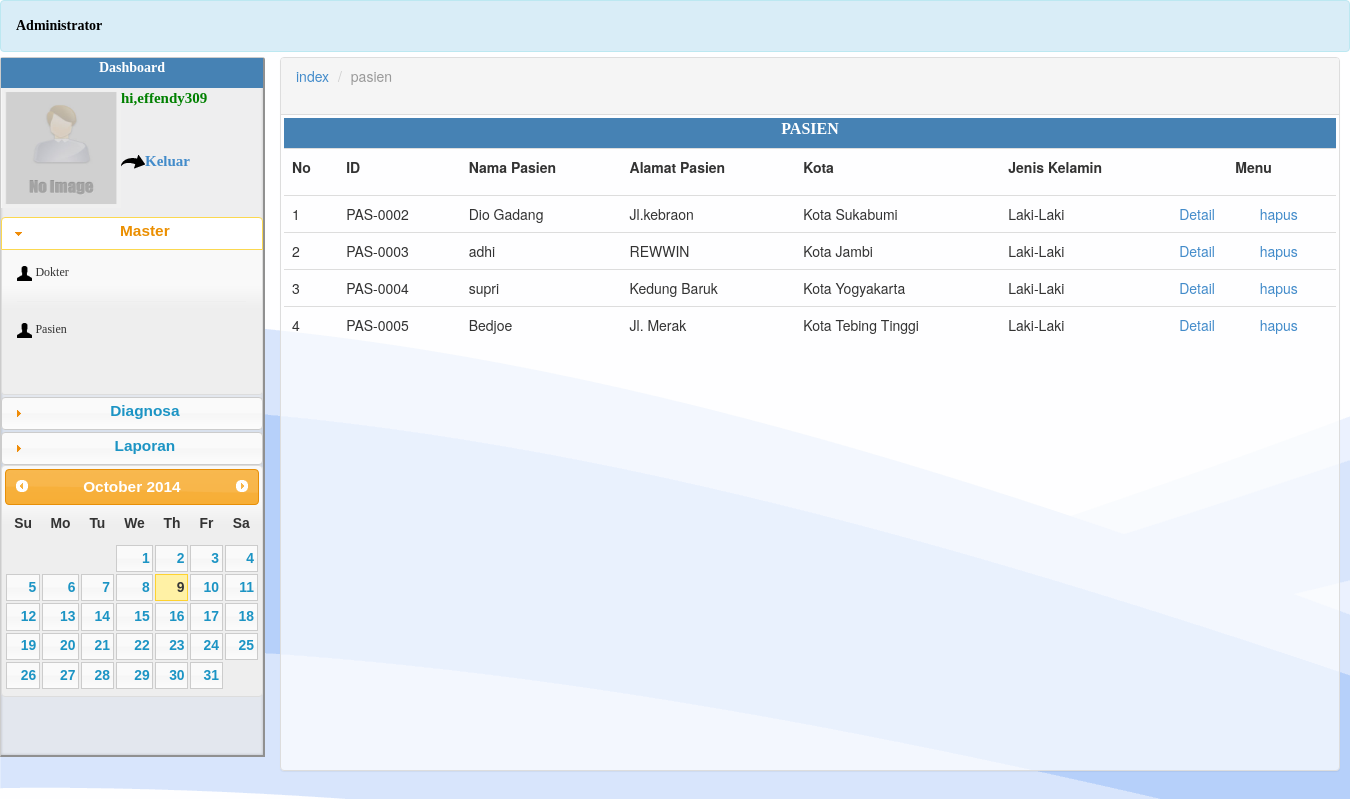
The page /Admin/lihat_pasien.php (signed in) on the database its author committed.
### tables this page shows
CREATE TABLE IF NOT EXISTS `pasein` (
  `ID_PASIEN` varchar(20) NOT NULL,
  `ID_KOTA` int(11) DEFAULT NULL,
  `USER` varchar(150) DEFAULT NULL,
  `NAMA_PASIEN` varchar(120) DEFAULT NULL,
  `ALAMAT_PASIEN` varchar(120) DEFAULT NULL,
  `JENIS_KELAMIN` char(2) DEFAULT NULL,
  `TANGGAL_LAHIR` date DEFAULT NULL,
  `NO_TELP_PASIEN` char(12) DEFAULT NULL,
  `TEMPAT` varchar(100) DEFAULT NULL,
  PRIMARY KEY (`ID_PASIEN`),
  KEY `FK_MEMILIKI_PAS` (`USER`),
  KEY `FK_TINGGALL` (`ID_KOTA`)
);

CREATE TABLE IF NOT EXISTS `id_kota` (
  `ID_KOTA` int(11) NOT NULL,
  `KOTA` varchar(100) DEFAULT NULL,
  PRIMARY KEY (`ID_KOTA`)
);

### Admin/lihat_pasien.php (the view, shortened to what this page needs)
<?php
if(!isset($_SESSION['user'])){
	echo "<script type='text/javascript'>location.href='login.php'</script>";
}else{
$user=$_SESSION['user'];
$nid = $_SESSION['nid'];
?>
<!DOCTYPE html>
<html lang="en">
  <head>
    <link href="css/bootstrap.min.css" rel="stylesheet">
	<link href="css/tampilan.css" rel="stylesheet">
	<link rel="stylesheet" href="css/ui-lightness/jquery-ui-1.10.3.custom.css">
	 <link rel="stylesheet" href="js/colorbox.css" />
  </head>
  <body>
	<div class="alert alert-info">
		<p class="ss">Administrator</p>
	</div>
		<div id="sidebar">
			<div class="menusamping">
			<div class="aj">
			<p class="sj">Dashboard</p>
			</div>
			<p class="profil" align="left">
					<img src="css/gambar/default.gif" height="120px" width="120px" />
			</p>
			<p class="tulis" align="left">
			hi,<?php echo"$user"; ?>
			</p>
			<p class="tulis" align="left">
			</p>
			<p class="tulis" align="left">
			<a href="keluar.php">
			<img src="css/gambar/keluar.png" />Keluar
			</a>
			</p>
			<div id="accordion">
				<h3>Master</h3>
				<div>
				<?php
				if($nid=="DOK"){
				echo"
				<a href=\"detail_dokter.php\">
				<div class=\"test\">
				<p align=\"left\"><img src=\"css/gambar/user.png\" height=\"15px\" width=\"15px\" />
				Dokter</p>
				<hr />
				</div>
				</a>";
				}else{
				echo"
				<a href=\"lihat_dokter.php\">
				<div class=\"test\">
				<p align=\"left\"><img src=\"css/gambar/user.png\" height=\"15px\" width=\"15px\" />
				Dokter</p>
				<hr />
				</div>
				</a>";
				}
				?>
				<a href="lihat_pasien.php">
				<div class="test">
				<p align="left"><img src="css/gambar/user.png" height="15px" width="15px" />
				Pasien</p>
				<hr />
				</div>
				</a>
				</div>
				<h3>Diagnosa</h3>
				<h3>Laporan</h3>
			</div>
			<div id="datepicker"></div>
		</div>
		</div>
		<div id="content">
			<div class="panel panel-default">
				<div class="panel-heading">
					<ol class="breadcrumb">
						<li><a href="index.php">index</a></li>
						<li class="active">pasien</li>
					</ol>
				</div>
					<div class="panel-body">
					<div class="aj">
					<p class="dkt">PASIEN</p>
					</div>
					<table class="table">
						<tr>
							<th>No</th>
							<th>ID</th>
							<th>Nama Pasien</th>
							<th>Alamat Pasien</th>
							<th>Kota</th>
							<th>Jenis Kelamin</th>
							<th colspan="3"><p align="center">Menu</p></th>
						</tr>
						<?php
							$sql = mysql_query("Select a.id_pasien,a.nama_pasien,a.alamat_pasien,b.kota,a.jenis_kelamin,c.user from pasein a,id_kota b,login_aja c where a.id_kota=b.id_kota and a.user=c.user order by a.id_pasien asc");
							$no = 1;
							$jnk="";
							while($r=mysql_fetch_array($sql)){
							$id_pasien = $r['id_pasien'];
							$psi=base64_encode($id_pasien);
							$nama_pasien=$r['nama_pasien'];
							$alamat_pasien = $r['alamat_pasien'];
							$kota = $r['kota'];
							$jenis_kelamin=$r['jenis_kelamin'];
							if($jenis_kelamin=="L"){
								$jnk="Laki-Laki";
							}else{
								$jnk="Perempuan";
							}
							$user_pasien=$r['user'];
							echo "<tr>
								<td>$no</td>
								<td>$id_pasien</td>
								<td>$nama_pasien</td>
								<td>$alamat_pasien</td>
								<td>$kota</td>
								<td>$jnk
								<td><a href='detail_pasien.php?psi=$psi'>Detail</a></td>
								<td><a href=\"Javascript:hapus_pasien('$r[id_pasien]','$user_pasien');\">hapus</a></td>
								</tr>";
							$no++;
							}
						?>
					</table>
					</div>
			</div>
		</div>
  </body>
</html>
<?php
}
?>

### Admin/css/tampilan.css (style rules this page uses)
.login p.submit, { text-align:right; }
.ss { font-family: Goudy stout; font-size:14px; font-weight:Bold; color: black; }
.sj { font-family: verdana; font-size:14px; font-weight:bold; color: white; }
.dkt { font-family: verdana; font-size:16px; font-weight:bold; color: white; text-align:center; }
.aj { background : steelblue; height:30px; }
#sidebar { float:left; width:265px; height:700px; border: 1px solid #CCC; margin: -15px 0 10px 0; text-align:center; background: rgba(232,232,232, 0.7); border-bottom: 2.5px solid #909090; border-radius: 3px 3px 0 0; border-right: 2.5px solid #909090; box-shadow: inset 0 0 3px rgba(0, 0, 0, 0.2); }
.profil { float:left; margin: 0px 0 10px 0; }
.tulis { font-family: verdana; font-size:15px; font-weight:Bold; color: green; }
#accordion { margin-top:45px; list-style:none; padding:0 0 0 0; width:261.5px; }
#content { width:1060px; height:50px; margin: -15px 0 10px 280px; margin-bottom: 2px; margin-bottom: 7px; }
.panel-heading { text-align:left; }
.test { font-family:verdana; font-size:12px; }
a:link { text-decoration: none }

### Admin/lihat_pasien.php (style rules this page uses)
body { position:relative; background-image:url('css/gambar/test.png'); }

### rows shown on the page
pasein: ID_PASIEN "PAS-0002", NAMA_PASIEN "Dio Gadang", ALAMAT_PASIEN "Jl.kebraon", ID_KOTA.KOTA "Kota Sukabumi", JENIS_KELAMIN "Laki-Laki"
pasein: ID_PASIEN "PAS-0003", NAMA_PASIEN "adhi", ALAMAT_PASIEN "REWWIN", ID_KOTA.KOTA "Kota Jambi", JENIS_KELAMIN "Laki-Laki"
pasein: ID_PASIEN "PAS-0004", NAMA_PASIEN "supri", ALAMAT_PASIEN "Kedung Baruk", ID_KOTA.KOTA "Kota Yogyakarta", JENIS_KELAMIN "Laki-Laki"
pasein: ID_PASIEN "PAS-0005", NAMA_PASIEN "Bedjoe", ALAMAT_PASIEN "Jl. Merak", ID_KOTA.KOTA "Kota Tebing Tinggi", JENIS_KELAMIN "Laki-Laki"

### other values the page prints
$user "effendy309"
